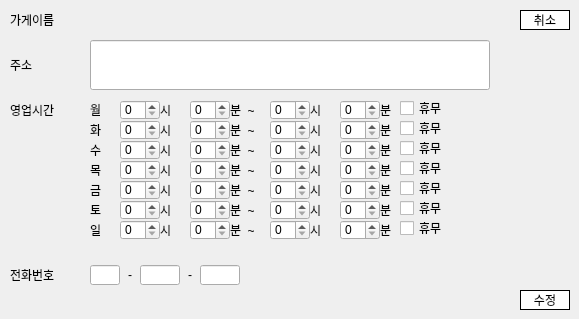
   <widget class="QWidget" name="shop2">
    <widget class="QLabel" name="label_16">
     <property name="geometry">
      <rect>
       <x>10</x>
       <y>265</y>
       <width>50</width>
       <height>20</height>
      </rect>
     </property>
     <property name="text">
      <string>전화번호</string>
     </property>
    </widget>
    <widget class="QLabel" name="label_15">
     <property name="geometry">
      <rect>
       <x>10</x>
       <y>100</y>
       <width>50</width>
       <height>20</height>
      </rect>
     </property>
     <property name="text">
      <string>영업시간</string>
     </property>
    </widget>
    <widget class="QLabel" name="label_14">
     <property name="geometry">
      <rect>
       <x>10</x>
       <y>55</y>
       <width>50</width>
       <height>20</height>
      </rect>
     </property>
     <property name="text">
      <string>주소</string>
     </property>
    </widget>
    <widget class="QPushButton" name="cancelButton">
     <property name="geometry">
      <rect>
       <x>520</x>
       <y>10</y>
       <width>50</width>
       <height>20</height>
      </rect>
     </property>
     <property name="styleSheet">
      <string notr="true">QPushButton{
	background-color:white;
	border: 1px solid black;
}


QPushButton:hover{
	background-color : grey;
	border: 1px solid black;
}</string>
     </property>
     <property name="text">
      <string>취소</string>
     </property>
    </widget>
    <widget class="QLabel" name="name_5">
     <property name="geometry">
      <rect>
       <x>10</x>
       <y>10</y>
       <width>200</width>
       <height>20</height>
      </rect>
     </property>
     <property name="text">
      <string>가게이름</string>
     </property>
    </widget>
    <widget class="QLineEdit" name="lineEdit">
     <property name="geometry">
      <rect>
       <x>90</x>
       <y>40</y>
       <width>400</width>
       <height>50</height>
      </rect>
     </property>
    </widget>
    <widget class="QLabel" name="label">
     <property name="geometry">
      <rect>
       <x>90</x>
       <y>100</y>
       <width>20</width>
       <height>20</height>
      </rect>
     </property>
     <property name="text">
      <string>월</string>
     </property>
    </widget>
    <widget class="QLabel" name="label_17">
     <property name="geometry">
      <rect>
       <x>90</x>
       <y>120</y>
       <width>20</width>
       <height>20</height>
      </rect>
     </property>
     <property name="text">
      <string>화</string>
     </property>
    </widget>
    <widget class="QLabel" name="label_18">
     <property name="geometry">
      <rect>
       <x>90</x>
       <y>140</y>
       <width>20</width>
       <height>20</height>
      </rect>
     </property>
     <property name="text">
      <string>수</string>
     </property>
    </widget>
    <widget class="QLabel" name="label_19">
     <property name="geometry">
      <rect>
       <x>90</x>
       <y>160</y>
       <width>20</width>
       <height>20</height>
      </rect>
     </property>
     <property name="text">
      <string>목</string>
     </property>
    </widget>
    <widget class="QLabel" name="label_20">
     <property name="geometry">
      <rect>
       <x>90</x>
       <y>180</y>
       <width>20</width>
       <height>20</height>
      </rect>
     </property>
     <property name="text">
      <string>금</string>
     </property>
    </widget>
    <widget class="QLabel" name="label_21">
     <property name="geometry">
      <rect>
       <x>90</x>
       <y>200</y>
       <width>20</width>
       <height>20</height>
      </rect>
     </property>
     <property name="text">
      <string>토</string>
     </property>
    </widget>
    <widget class="QLabel" name="label_22">
     <property name="geometry">
      <rect>
       <x>90</x>
       <y>220</y>
       <width>20</width>
       <height>20</height>
      </rect>
     </property>
     <property name="text">
      <string>일</string>
     </property>
    </widget>
    <widget class="QSpinBox" name="spinBox_1">
     <property name="geometry">
      <rect>
       <x>120</x>
       <y>100</y>
       <width>40</width>
       <height>20</height>
      </rect>
     </property>
     <property name="maximum">
      <number>24</number>
     </property>
    </widget>
    <widget class="QSpinBox" name="spinBox_2">
     <property name="geometry">
      <rect>
       <x>120</x>
       <y>120</y>
       <width>40</width>
       <height>20</height>
      </rect>
     </property>
     <property name="maximum">
      <number>24</number>
     </property>
    </widget>
    <widget class="QSpinBox" name="spinBox_3">
     <property name="geometry">
      <rect>
       <x>120</x>
       <y>140</y>
       <width>40</width>
       <height>20</height>
      </rect>
     </property>
     <property name="maximum">
      <number>24</number>
     </property>
    </widget>
    <widget class="QSpinBox" name="spinBox_4">
     <property name="geometry">
      <rect>
       <x>120</x>
       <y>160</y>
       <width>40</width>
       <height>20</height>
      </rect>
     </property>
     <property name="maximum">
      <number>24</number>
     </property>
    </widget>
    <widget class="QSpinBox" name="spinBox_5">
     <property name="geometry">
      <rect>
       <x>120</x>
       <y>180</y>
       <width>40</width>
       <height>20</height>
      </rect>
     </property>
     <property name="maximum">
      <number>24</number>
     </property>
    </widget>
    <widget class="QSpinBox" name="spinBox_6">
     <property name="geometry">
      <rect>
       <x>120</x>
       <y>200</y>
       <width>40</width>
       <height>20</height>
      </rect>
     </property>
     <property name="maximum">
      <number>24</number>
     </property>
    </widget>
    <widget class="QSpinBox" name="spinBox_7">
     <property name="geometry">
      <rect>
       <x>120</x>
       <y>220</y>
       <width>40</width>
       <height>20</height>
      </rect>
     </property>
     <property name="maximum">
      <number>24</number>
     </property>
    </widget>
    <widget class="QLabel" name="label_23">
     <property name="geometry">
      <rect>
       <x>160</x>
       <y>100</y>
       <width>30</width>
       <height>20</height>
      </rect>
     </property>
     <property name="text">
      <string>시</string>
     </property>
    </widget>
    <widget class="QLabel" name="label_24">
     <property name="geometry">
      <rect>
       <x>160</x>
       <y>120</y>
       <width>30</width>
       <height>20</height>
      </rect>
     </property>
     <property name="text">
      <string>시</string>
     </property>
    </widget>
    <widget class="QLabel" name="label_25">
     <property name="geometry">
      <rect>
       <x>160</x>
       <y>140</y>
       <width>30</width>
       <height>20</height>
      </rect>
     </property>
     <property name="text">
      <string>시</string>
     </property>
    </widget>
    <widget class="QLabel" name="label_26">
     <property name="geometry">
      <rect>
       <x>160</x>
       <y>160</y>
       <width>30</width>
       <height>20</height>
      </rect>
     </property>
     <property name="text">
      <string>시</string>
     </property>
    </widget>
    <widget class="QLabel" name="label_27">
     <property name="geometry">
      <rect>
       <x>160</x>
       <y>180</y>
       <width>30</width>
       <height>20</height>
      </rect>
     </property>
     <property name="text">
      <string>시</string>
     </property>
    </widget>
    <widget class="QLabel" name="label_28">
     <property name="geometry">
      <rect>
       <x>160</x>
       <y>200</y>
       <width>30</width>
       <height>20</height>
      </rect>
     </property>
     <property name="text">
      <string>시</string>
     </property>
    </widget>
    <widget class="QLabel" name="label_29">
     <property name="geometry">
      <rect>
       <x>160</x>
       <y>220</y>
       <width>30</width>
       <height>20</height>
      </rect>
     </property>
     <property name="text">
      <string>시</string>
     </property>
    </widget>
    <widget class="QSpinBox" name="spinBox_8">
     <property name="geometry">
      <rect>
       <x>190</x>
       <y>100</y>
       <width>40</width>
       <height>20</height>
      </rect>
     </property>
     <property name="maximum">
      <number>30</number>
     </property>
     <property name="singleStep">
      <number>30</number>
     </property>
    </widget>
    <widget class="QSpinBox" name="spinBox_9">
     <property name="geometry">
      <rect>
       <x>190</x>
       <y>120</y>
       <width>40</width>
       <height>20</height>
      </rect>
     </property>
     <property name="maximum">
      <number>30</number>
     </property>
     <property name="singleStep">
      <number>30</number>
     </property>
    </widget>
    <widget class="QSpinBox" name="spinBox_10">
     <property name="geometry">
      <rect>
       <x>190</x>
       <y>140</y>
       <width>40</width>
       <height>20</height>
      </rect>
     </property>
     <property name="maximum">
      <number>30</number>
     </property>
     <property name="singleStep">
      <number>30</number>
     </property>
    </widget>
    <widget class="QSpinBox" name="spinBox_11">
     <property name="geometry">
      <rect>
       <x>190</x>
       <y>160</y>
       <width>40</width>
       <height>20</height>
      </rect>
     </property>
     <property name="maximum">
      <number>30</number>
     </property>
     <property name="singleStep">
      <number>30</number>
     </property>
    </widget>
    <widget class="QSpinBox" name="spinBox_12">
     <property name="geometry">
      <rect>
       <x>190</x>
       <y>180</y>
       <width>40</width>
       <height>20</height>
      </rect>
     </property>
     <property name="maximum">
      <number>30</number>
     </property>
     <property name="singleStep">
      <number>30</number>
     </property>
    </widget>
    <widget class="QSpinBox" name="spinBox_13">
     <property name="geometry">
      <rect>
       <x>190</x>
       <y>200</y>
       <width>40</width>
       <height>20</height>
      </rect>
     </property>
     <property name="maximum">
      <number>30</number>
     </property>
     <property name="singleStep">
      <number>30</number>
     </property>
    </widget>
    <widget class="QSpinBox" name="spinBox_14">
     <property name="geometry">
      <rect>
       <x>190</x>
       <y>220</y>
       <width>40</width>
       <height>20</height>
      </rect>
     </property>
     <property name="maximum">
      <number>30</number>
     </property>
     <property name="singleStep">
      <number>30</number>
     </property>
    </widget>
    <widget class="QLabel" name="label_30">
     <property name="geometry">
      <rect>
       <x>230</x>
       <y>100</y>
       <width>40</width>
       <height>20</height>
      </rect>
     </property>
     <property name="text">
      <string>분  ~</string>
     </property>
    </widget>
    <widget class="QLabel" name="label_31">
     <property name="geometry">
      <rect>
       <x>230</x>
       <y>120</y>
       <width>40</width>
       <height>20</height>
      </rect>
     </property>
     <property name="text">
      <string>분  ~</string>
     </property>
    </widget>
    <widget class="QLabel" name="label_32">
     <property name="geometry">
      <rect>
       <x>230</x>
       <y>140</y>
       <width>40</width>
       <height>20</height>
      </rect>
     </property>
     <property name="text">
      <string>분  ~</string>
     </property>
    </widget>
    <widget class="QLabel" name="label_33">
     <property name="geometry">
      <rect>
       <x>230</x>
       <y>160</y>
       <width>40</width>
       <height>20</height>
      </rect>
     </property>
     <property name="text">
      <string>분  ~</string>
     </property>
    </widget>
    <widget class="QLabel" name="label_34">
     <property name="geometry">
      <rect>
       <x>230</x>
       <y>180</y>
       <width>40</width>
       <height>20</height>
      </rect>
     </property>
     <property name="text">
      <string>분  ~</string>
     </property>
    </widget>
    <widget class="QLabel" name="label_35">
     <property name="geometry">
      <rect>
       <x>230</x>
       <y>200</y>
       <width>40</width>
       <height>20</height>
      </rect>
     </property>
     <property name="text">
      <string>분  ~</string>
     </property>
    </widget>
    <widget class="QLabel" name="label_36">
     <property name="geometry">
      <rect>
       <x>230</x>
       <y>220</y>
       <width>40</width>
       <height>20</height>
      </rect>
     </property>
     <property name="text">
      <string>분  ~</string>
     </property>
    </widget>
    <widget class="QLineEdit" name="lineEdit_2">
     <property name="geometry">
      <rect>
       <x>90</x>
       <y>265</y>
       <width>30</width>
       <height>20</height>
      </rect>
     </property>
    </widget>
    <widget class="QLineEdit" name="lineEdit_3">
     <property name="geometry">
      <rect>
       <x>140</x>
       <y>265</y>
       <width>40</width>
       <height>20</height>
      </rect>
     </property>
    </widget>
    <widget class="QLineEdit" name="lineEdit_4">
     <property name="geometry">
      <rect>
       <x>200</x>
       <y>265</y>
       <width>40</width>
       <height>20</height>
      </rect>
     </property>
    </widget>
    <widget class="QLabel" name="label_37">
     <property name="geometry">
      <rect>
       <x>120</x>
       <y>265</y>
       <width>20</width>
       <height>20</height>
      </rect>
     </property>
     <property name="text">
      <string>-</string>
     </property>
     <property name="alignment">
      <set>Qt::AlignCenter</set>
     </property>
    </widget>
    <widget class="QLabel" name="label_38">
     <property name="geometry">
      <rect>
       <x>180</x>
       <y>265</y>
       <width>20</width>
       <height>20</height>
      </rect>
     </property>
     <property name="text">
      <string>-</string>
     </property>
     <property name="alignment">
      <set>Qt::AlignCenter</set>
     </property>
    </widget>
    <widget class="QSpinBox" name="spinBox_15">
     <property name="geometry">
      <rect>
       <x>270</x>
       <y>100</y>
       <width>40</width>
       <height>20</height>
      </rect>
     </property>
     <property name="maximum">
      <number>24</number>
     </property>
    </widget>
    <widget class="QSpinBox" name="spinBox_16">
     <property name="geometry">
      <rect>
       <x>270</x>
       <y>120</y>
       <width>40</width>
       <height>20</height>
      </rect>
     </property>
     <property name="maximum">
      <number>24</number>
     </property>
    </widget>
    <widget class="QSpinBox" name="spinBox_17">
     <property name="geometry">
      <rect>
       <x>270</x>
       <y>140</y>
       <width>40</width>
       <height>20</height>
      </rect>
     </property>
     <property name="maximum">
      <number>24</number>
     </property>
    </widget>
    <widget class="QSpinBox" name="spinBox_18">
     <property name="geometry">
      <rect>
       <x>270</x>
       <y>160</y>
       <width>40</width>
       <height>20</height>
      </rect>
     </property>
     <property name="maximum">
      <number>24</number>
     </property>
    </widget>
    <widget class="QSpinBox" name="spinBox_19">
     <property name="geometry">
      <rect>
       <x>270</x>
       <y>180</y>
       <width>40</width>
       <height>20</height>
      </rect>
     </property>
     <property name="maximum">
      <number>24</number>
     </property>
    </widget>
    <widget class="QSpinBox" name="spinBox_20">
     <property name="geometry">
      <rect>
       <x>270</x>
       <y>200</y>
       <width>40</width>
       <height>20</height>
      </rect>
     </property>
     <property name="maximum">
      <number>24</number>
     </property>
    </widget>
    <widget class="QSpinBox" name="spinBox_21">
     <property name="geometry">
      <rect>
       <x>270</x>
       <y>220</y>
       <width>40</width>
       <height>20</height>
      </rect>
     </property>
     <property name="maximum">
      <number>24</number>
     </property>
    </widget>
    <widget class="QLabel" name="label_39">
     <property name="geometry">
      <rect>
       <x>310</x>
       <y>160</y>
       <width>30</width>
       <height>20</height>
      </rect>
     </property>
     <property name="text">
      <string>시</string>
     </property>
    </widget>
    <widget class="QLabel" name="label_40">
     <property name="geometry">
      <rect>
       <x>310</x>
       <y>220</y>
       <width>30</width>
       <height>20</height>
      </rect>
     </property>
     <property name="text">
      <string>시</string>
     </property>
    </widget>
    <widget class="QLabel" name="label_41">
     <property name="geometry">
      <rect>
       <x>310</x>
       <y>140</y>
       <width>30</width>
       <height>20</height>
      </rect>
     </property>
     <property name="text">
      <string>시</string>
     </property>
    </widget>
    <widget class="QLabel" name="label_42">
     <property name="geometry">
      <rect>
       <x>310</x>
       <y>180</y>
       <width>30</width>
       <height>20</height>
      </rect>
     </property>
     <property name="text">
      <string>시</string>
     </property>
    </widget>
    <widget class="QLabel" name="label_43">
     <property name="geometry">
      <rect>
       <x>310</x>
       <y>120</y>
       <width>30</width>
       <height>20</height>
      </rect>
     </property>
     <property name="text">
      <string>시</string>
     </property>
    </widget>
    <widget class="QLabel" name="label_44">
     <property name="geometry">
      <rect>
       <x>310</x>
       <y>200</y>
       <width>30</width>
       <height>20</height>
      </rect>
     </property>
     <property name="text">
      <string>시</string>
     </property>
    </widget>
    <widget class="QLabel" name="label_45">
     <property name="geometry">
      <rect>
       <x>310</x>
       <y>100</y>
       <width>30</width>
       <height>20</height>
      </rect>
     </property>
     <property name="text">
      <string>시</string>
     </property>
    </widget>
    <widget class="QSpinBox" name="spinBox_22">
     <property name="geometry">
      <rect>
       <x>340</x>
       <y>100</y>
       <width>40</width>
       <height>20</height>
      </rect>
     </property>
     <property name="maximum">
      <number>30</number>
     </property>
     <property name="singleStep">
      <number>30</number>
     </property>
    </widget>
    <widget class="QSpinBox" name="spinBox_23">
     <property name="geometry">
      <rect>
       <x>340</x>
       <y>120</y>
       <width>40</width>
       <height>20</height>
      </rect>
     </property>
     <property name="maximum">
      <number>30</number>
     </property>
     <property name="singleStep">
      <number>30</number>
     </property>
    </widget>
    <widget class="QLabel" name="label_46">
     <property name="geometry">
      <rect>
       <x>380</x>
       <y>160</y>
       <width>20</width>
       <height>20</height>
      </rect>
     </property>
     <property name="text">
      <string>분</string>
     </property>
    </widget>
    <widget class="QLabel" name="label_47">
     <property name="geometry">
      <rect>
       <x>380</x>
       <y>120</y>
       <width>20</width>
       <height>20</height>
      </rect>
     </property>
     <property name="text">
      <string>분</string>
     </property>
    </widget>
    <widget class="QLabel" name="label_48">
     <property name="geometry">
      <rect>
       <x>380</x>
       <y>220</y>
       <width>20</width>
       <height>20</height>
      </rect>
     </property>
     <property name="text">
      <string>분</string>
     </property>
    </widget>
    <widget class="QSpinBox" name="spinBox_24">
     <property name="geometry">
      <rect>
       <x>340</x>
       <y>140</y>
       <width>40</width>
       <height>20</height>
      </rect>
     </property>
     <property name="maximum">
      <number>30</number>
     </property>
     <property name="singleStep">
      <number>30</number>
     </property>
    </widget>
    <widget class="QLabel" name="label_49">
     <property name="geometry">
      <rect>
       <x>380</x>
       <y>200</y>
       <width>20</width>
       <height>20</height>
      </rect>
     </property>
     <property name="text">
      <string>분</string>
     </property>
    </widget>
    <widget class="QSpinBox" name="spinBox_25">
     <property name="geometry">
      <rect>
       <x>340</x>
       <y>160</y>
       <width>40</width>
       <height>20</height>
      </rect>
     </property>
     <property name="maximum">
      <number>30</number>
     </property>
     <property name="singleStep">
      <number>30</number>
     </property>
    </widget>
    <widget class="QSpinBox" name="spinBox_26">
     <property name="geometry">
      <rect>
       <x>340</x>
       <y>180</y>
       <width>40</width>
       <height>20</height>
      </rect>
     </property>
     <property name="maximum">
      <number>30</number>
     </property>
     <property name="singleStep">
      <number>30</number>
     </property>
    </widget>
    <widget class="QLabel" name="label_50">
     <property name="geometry">
      <rect>
       <x>380</x>
       <y>180</y>
       <width>20</width>
       <height>20</height>
      </rect>
     </property>
     <property name="text">
      <string>분</string>
     </property>
    </widget>
    <widget class="QLabel" name="label_51">
     <property name="geometry">
      <rect>
       <x>380</x>
       <y>140</y>
       <width>20</width>
       <height>20</height>
      </rect>
     </property>
     <property name="text">
      <string>분</string>
     </property>
    </widget>
    <widget class="QSpinBox" name="spinBox_27">
     <property name="geometry">
      <rect>
       <x>340</x>
       <y>200</y>
       <width>40</width>
       <height>20</height>
      </rect>
     </property>
     <property name="maximum">
      <number>30</number>
     </property>
     <property name="singleStep">
      <number>30</number>
     </property>
    </widget>
    <widget class="QSpinBox" name="spinBox_28">
     <property name="geometry">
      <rect>
       <x>340</x>
       <y>220</y>
       <width>40</width>
       <height>20</height>
      </rect>
     </property>
     <property name="maximum">
      <number>30</number>
     </property>
     <property name="singleStep">
      <number>30</number>
     </property>
    </widget>
    <widget class="QLabel" name="label_52">
     <property name="geometry">
      <rect>
       <x>380</x>
       <y>100</y>
       <width>20</width>
       <height>20</height>
      </rect>
     </property>
     <property name="text">
      <string>분</string>
     </property>
    </widget>
    <widget class="QCheckBox" name="checkBox_1">
     <property name="geometry">
      <rect>
       <x>400</x>
       <y>100</y>
       <width>81</width>
       <height>16</height>
      </rect>
     </property>
     <property name="text">
      <string>휴무</string>
     </property>
    </widget>
    <widget class="QCheckBox" name="checkBox_2">
     <property name="geometry">
      <rect>
       <x>400</x>
       <y>120</y>
       <width>81</width>
       <height>16</height>
      </rect>
     </property>
     <property name="text">
      <string>휴무</string>
     </property>
    </widget>
    <widget class="QCheckBox" name="checkBox_3">
     <property name="geometry">
      <rect>
       <x>400</x>
       <y>140</y>
       <width>81</width>
       <height>16</height>
      </rect>
     </property>
     <property name="text">
      <string>휴무</string>
     </property>
    </widget>
    <widget class="QCheckBox" name="checkBox_4">
     <property name="geometry">
      <rect>
       <x>400</x>
       <y>160</y>
       <width>81</width>
       <height>16</height>
      </rect>
     </property>
     <property name="text">
      <string>휴무</string>
     </property>
    </widget>
    <widget class="QCheckBox" name="checkBox_5">
     <property name="geometry">
      <rect>
       <x>400</x>
       <y>180</y>
       <width>81</width>
       <height>16</height>
      </rect>
     </property>
     <property name="text">
      <string>휴무</string>
     </property>
    </widget>
    <widget class="QCheckBox" name="checkBox_6">
     <property name="geometry">
      <rect>
       <x>400</x>
       <y>200</y>
       <width>81</width>
       <height>16</height>
      </rect>
     </property>
     <property name="text">
      <string>휴무</string>
     </property>
    </widget>
    <widget class="QCheckBox" name="checkBox_7">
     <property name="geometry">
      <rect>
       <x>400</x>
       <y>220</y>
       <width>81</width>
       <height>16</height>
      </rect>
     </property>
     <property name="text">
      <string>휴무</string>
     </property>
    </widget>
    <widget class="QPushButton" name="okButton">
     <property name="geometry">
      <rect>
       <x>520</x>
       <y>290</y>
       <width>50</width>
       <height>20</height>
      </rect>
     </property>
     <property name="styleSheet">
      <string notr="true">QPushButton{
	background-color:white;
	border: 1px solid black;
}


QPushButton:hover{
	background-color : grey;
	border: 1px solid black;
}</string>
     </property>
     <property name="text">
      <string>수정</string>
     </property>
    </widget>
   </widget>
